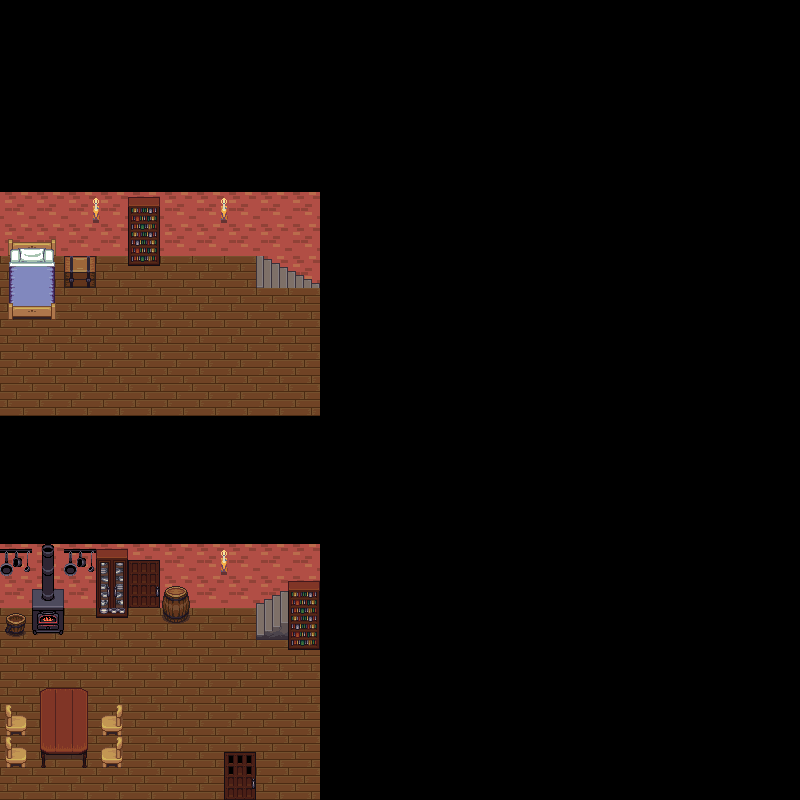

The image is a tile-based game level rendered from a .tmx file. Its description and source (layers, tilesets, objects; grid data summarised) follow:
An orthogonal 25x25 tile map with 32x32 px tiles, 3 tile layers (Tile Layer 1, Tile Layer 2, Tile Layer 3), 34 tilesets.

<map version="1.0" orientation="orthogonal" renderorder="right-down" width="25" height="25" tilewidth="32" tileheight="32" nextobjectid="1">
 <tileset firstgid="1" name="rock" tilewidth="32" tileheight="32" tilecount="2" columns="2">
  <image source="../Graphics/tiles/rock.png" width="64" height="32" />
 </tileset>
 <tileset firstgid="3" name="mountains" tilewidth="32" tileheight="32" tilecount="108" columns="12">
  <image source="../Graphics/tiles/mountains.png" width="384" height="288" />
 </tileset>
 <tileset firstgid="111" name="lavarock" tilewidth="32" tileheight="32" tilecount="18" columns="3">
  <image source="../Graphics/tiles/lavarock.png" width="96" height="192" />
 </tileset>
 <tileset firstgid="129" name="lava" tilewidth="32" tileheight="32" tilecount="18" columns="3">
  <image source="../Graphics/tiles/lava.png" width="96" height="192" />
 </tileset>
 <tileset firstgid="147" name="kitchen" tilewidth="32" tileheight="32" tilecount="8" columns="2">
  <image source="../Graphics/tiles/kitchen.png" width="64" height="128" />
 </tileset>
 <tileset firstgid="155" name="inside" tilewidth="32" tileheight="32" tilecount="100" columns="10">
  <image source="../Graphics/tiles/inside.png" width="320" height="320" />
 </tileset>
 <tileset firstgid="255" name="house" tilewidth="32" tileheight="32" tilecount="63" columns="9">
  <image source="../Graphics/tiles/house.png" width="288" height="224" />
 </tileset>
 <tileset firstgid="318" name="holemid" tilewidth="32" tileheight="32" tilecount="18" columns="3">
  <image source="../Graphics/tiles/holemid.png" width="96" height="192" />
 </tileset>
 <tileset firstgid="336" name="holek" tilewidth="32" tileheight="32" tilecount="18" columns="3">
  <image source="../Graphics/tiles/holek.png" width="96" height="192" />
 </tileset>
 <tileset firstgid="354" name="hole" tilewidth="32" tileheight="32" tilecount="18" columns="3">
  <image source="../Graphics/tiles/hole.png" width="96" height="192" />
 </tileset>
 <tileset firstgid="372" name="grassalt" tilewidth="32" tileheight="32" tilecount="18" columns="3">
  <image source="../Graphics/tiles/grassalt.png" width="96" height="192" />
 </tileset>
 <tileset firstgid="390" name="grass" tilewidth="32" tileheight="32" tilecount="18" columns="3">
  <image source="../Graphics/tiles/grass.png" width="96" height="192" />
 </tileset>
 <tileset firstgid="408" name="dungeon" tilewidth="32" tileheight="32" tilecount="104" columns="13">
  <image source="../Graphics/tiles/dungeon.png" width="416" height="256" />
 </tileset>
 <tileset firstgid="512" name="dirt2" tilewidth="32" tileheight="32" tilecount="18" columns="3">
  <image source="../Graphics/tiles/dirt2.png" width="96" height="192" />
 </tileset>
 <tileset firstgid="530" name="dirt" tilewidth="32" tileheight="32" tilecount="18" columns="3">
  <image source="../Graphics/tiles/dirt.png" width="96" height="192" />
 </tileset>
 <tileset firstgid="548" name="cup" tilewidth="32" tileheight="32" tilecount="2" columns="1">
  <image source="../Graphics/tiles/cup.png" width="32" height="64" />
 </tileset>
 <tileset firstgid="550" name="country" tilewidth="32" tileheight="32" tilecount="20" columns="5">
  <image source="../Graphics/tiles/country.png" width="160" height="128" />
 </tileset>
 <tileset firstgid="570" name="chests" tilewidth="32" tileheight="32" tilecount="6" columns="2">
  <image source="../Graphics/tiles/chests.png" width="64" height="96" />
 </tileset>
 <tileset firstgid="576" name="cementstair" tilewidth="32" tileheight="32" tilecount="20" columns="5">
  <image source="../Graphics/tiles/cementstair.png" width="160" height="128" />
 </tileset>
 <tileset firstgid="596" name="cement" tilewidth="32" tileheight="32" tilecount="18" columns="3">
  <image source="../Graphics/tiles/cement.png" width="96" height="192" />
 </tileset>
 <tileset firstgid="614" name="castlewalls" tilewidth="32" tileheight="32" tilecount="180" columns="12">
  <image source="../Graphics/tiles/castlewalls.png" width="384" height="480" />
 </tileset>
 <tileset firstgid="794" name="castlefloors_outside" tilewidth="32" tileheight="32" tilecount="20" columns="4">
  <image source="../Graphics/tiles/castlefloors_outside.png" width="128" height="160" />
 </tileset>
 <tileset firstgid="814" name="castlefloors" tilewidth="32" tileheight="32" tilecount="100" columns="10">
  <image source="../Graphics/tiles/castlefloors.png" width="320" height="320" />
 </tileset>
 <tileset firstgid="914" name="castle_outside" tilewidth="32" tileheight="32" tilecount="187" columns="17">
  <image source="../Graphics/tiles/castle_outside.png" width="544" height="352" />
 </tileset>
 <tileset firstgid="1101" name="castle_lightsources" tilewidth="32" tileheight="32" tilecount="20" columns="5">
  <image source="../Graphics/tiles/castle_lightsources.png" width="160" height="128" />
 </tileset>
 <tileset firstgid="1121" name="cabinets" tilewidth="32" tileheight="32" tilecount="78" columns="6">
  <image source="../Graphics/tiles/cabinets.png" width="192" height="416" />
 </tileset>
 <tileset firstgid="1199" name="buckets" tilewidth="32" tileheight="32" tilecount="6" columns="3">
  <image source="../Graphics/tiles/buckets.png" width="96" height="64" />
 </tileset>
 <tileset firstgid="1205" name="bridges" tilewidth="32" tileheight="32" tilecount="42" columns="6">
  <image source="../Graphics/tiles/bridges.png" width="192" height="224" />
 </tileset>
 <tileset firstgid="1247" name="brackish" tilewidth="32" tileheight="32" tilecount="18" columns="3">
  <image source="../Graphics/tiles/brackish.png" width="96" height="192" />
 </tileset>
 <tileset firstgid="1265" name="barrel" tilewidth="32" tileheight="32" tilecount="8" columns="4">
  <image source="../Graphics/tiles/barrel.png" width="128" height="64" />
 </tileset>
 <tileset firstgid="1273" name="watergrass" tilewidth="32" tileheight="32" tilecount="18" columns="3">
  <image source="../Graphics/tiles/watergrass.png" width="96" height="192" />
 </tileset>
 <tileset firstgid="1291" name="waterfall" tilewidth="32" tileheight="32" tilecount="15" columns="3">
  <image source="../Graphics/tiles/waterfall.png" width="96" height="160" />
 </tileset>
 <tileset firstgid="1306" name="water" tilewidth="32" tileheight="32" tilecount="18" columns="3">
  <image source="../Graphics/tiles/water.png" width="96" height="192" />
 </tileset>
 <tileset firstgid="1324" name="victoria" tilewidth="32" tileheight="32" tilecount="55" columns="11">
  <image source="../Graphics/tiles/victoria.png" width="352" height="160" />
 </tileset>
 <layer name="Tile Layer 1" width="25" height="25">
  <data>[625 cells, 102 non-empty, 2 distinct tile ids]</data>
 </layer>
 <layer name="Tile Layer 2" width="25" height="25">
  <data>[625 cells, 82 non-empty, 32 distinct tile ids]</data>
 </layer>
 <layer name="Tile Layer 3" width="25" height="25">
  <data>[625 cells, 16 non-empty, 14 distinct tile ids]</data>
 </layer>
</map>
